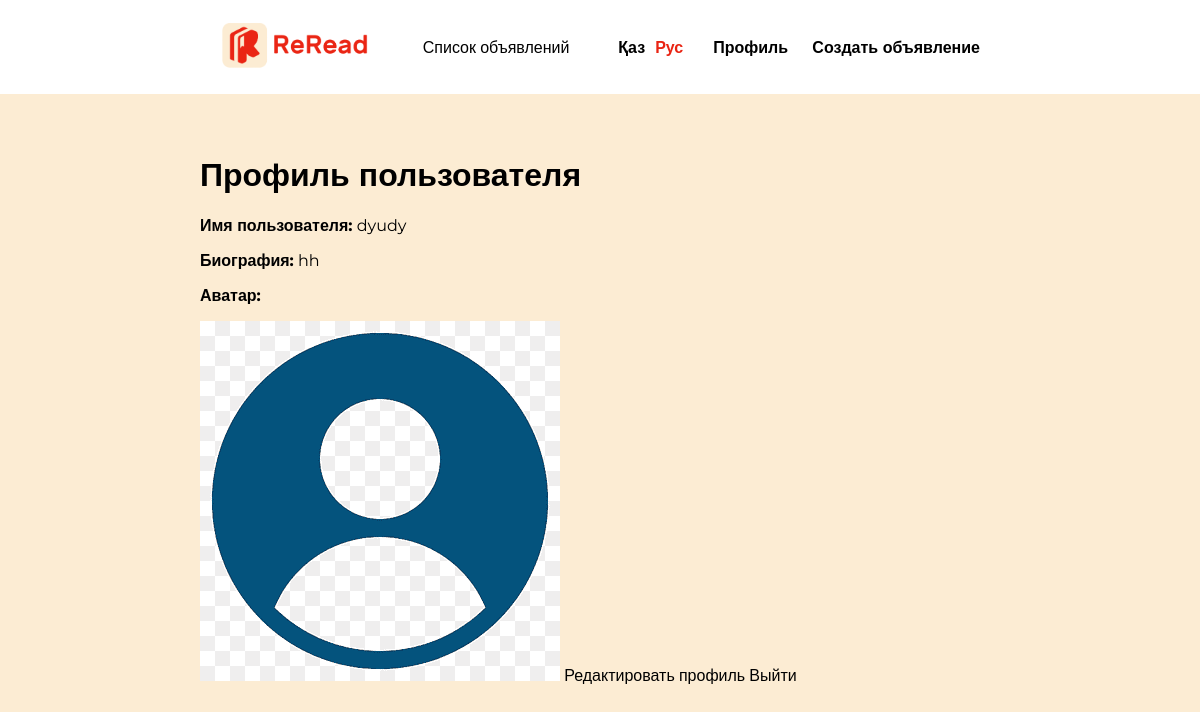
Before: /profile/ (signed in) with the older database file.
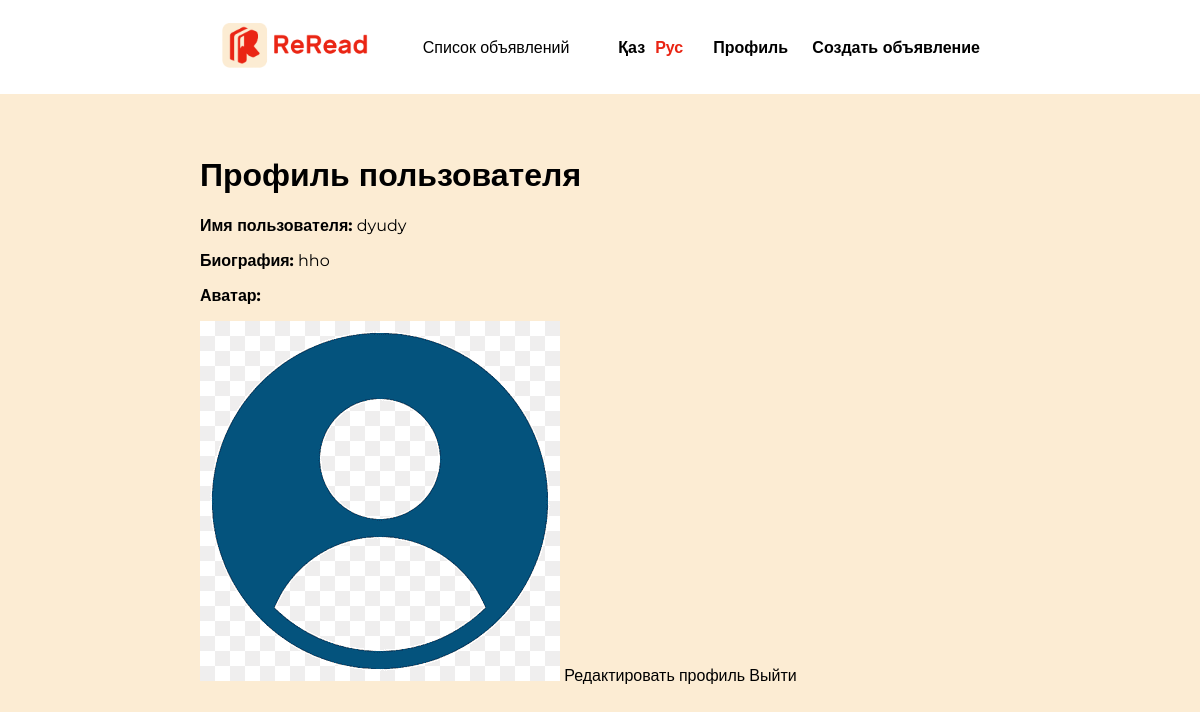
After: the same page with the newer database file.
### reSite/models.py (models this page shows, shortened)
class Profile(models.Model):
    user = models.OneToOneField(CustomUser, on_delete=models.CASCADE)
    bio = models.TextField(blank=True)
    avatar = models.ImageField(upload_to='user_avatars/', blank=True, null=True)

### reSite/views.py (the view)
# urls.py: path('profile/', views.view_profile, name='view_profile'),
@login_required
def view_profile(request):
    try:
        profile = Profile.objects.get(user=request.user)
    except Profile.DoesNotExist:
        profile = Profile(user=request.user)
        profile.save()
    return render(request, 'profile/view_profile.html', {'profile': profile, 'default_avatar_url': default_user_avatar_url})

### reSite/templates/profile/view_profile.html (shortened to what this page needs)
{% extends "reSite/header.html" %}
{% load static %}
{% load i18n %}
{% get_current_language as language_code %}
    {% block extra_css %}
        <link rel="stylesheet" href="{% static 'reSite/register.css' %}">
    {% endblock %}
                {% block content %}
                    <h1>Профиль пользователя</h1>
                    {% if user == request.user or profile.visibility == 'public' %}
                        <p><strong>Имя пользователя:</strong> {{ user.username }}</p>
                        <p><strong>Биография:</strong> {{ profile.bio }}</p>
                        <p><strong>Аватар:</strong></p>
                        {% if profile.avatar %}
                        <img src="{{ profile.avatar.url }}" alt="Аватар пользователя">
                        {% else %}
                            <img src="{{ default_avatar_url }}" alt="Фотография по умолчанию">
                        {% endif %}
                    {% else %}
                        <p>Этот профиль приватный, и доступ к нему ограничен.</p>
                    {% endif %}
                    {% if user == request.user %}
                        <a href="{% url 'reSite:edit_profile' %}">Редактировать профиль</a>
                        <a href="{% url 'reSite:logout' %}">Выйти</a>
                    {% endif %}
                {% endblock %}

Changed rows visible on the page:
changed Profile: bio "hh" → "hho"
